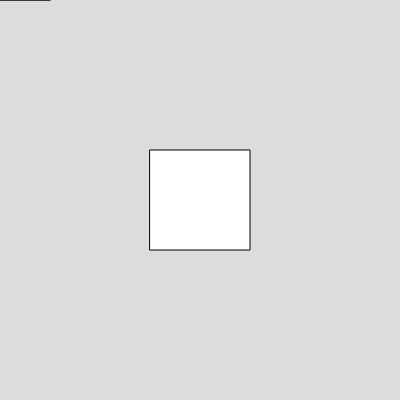
Frame 1 (no input)
Frame 60 (no input): identical to frame 1, image omitted
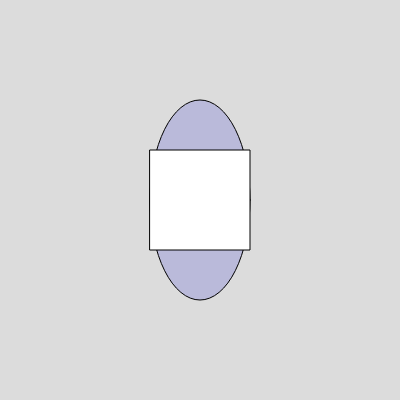
Frame 120 (the mouse pressed at the canvas centre since frame 60)

The p5.js sketch that drew these frames (run headless with seeded random() and noise() and a simulated clock; from frame 60 on, the mouse is pressed at the canvas centre):

// p5.js sketch
// ── sketch.js
// Processing Variablen
// mouseX -> aktuelle Maus x-Koordinate innerhalb des canvas Elements
// mouseY -> aktuelle Maus y-Koordinate ...
// width -> Breite vom Canvas Element
// height -> Höhe vom Canvas Element
// displayWidth, displayHeight -> Bildschirm
// windowWidth, windowHeight -> Fenster

// mousePressed -> Boolwerte: true / false


function setup() {
  angleMode(DEGREES);
  createCanvas(400, 400);
  
  // Standart ist 60 fps
  // frameRate(1);
}

function draw() {
  background(220);
  
  // if Condition
  // if(CONDITION){ wenn die CONDITION erfüllt ist, wird der Inhalt des Rumpfs ausgeführt }
  // an die if Bedingung kann immer noch eine else Block angehängt werden
  
  if(mouseIsPressed){
    fill(0, 0, mouseY, 40);
  } else {
    fill(255, mouseX, 0, 10);
  }
  
  
  ellipse(mouseX, mouseY, 100, mouseX);
  
  
  fill(255);
  
  // Rechenzeichen:
  // + - * / % (Modulo)
  
  rectMode(CENTER);
  rect(width/2, height/2, 100, 100);
  
  // Vergleichsoperatoren
  // A == B --> A ist gleich B
  // A < B  --> A ist kleiner B
  // A <= B --> A ist kleiner oder gleich B
  // A > B  --> A ist größer B
  // A >= B --> A ist größer oder gleich B
  // A != B --> A ist nicht gleich B
  
  if(mouseY > height/2){
    rect(width/2, height - 50/2, width, 50);
  } 
}
